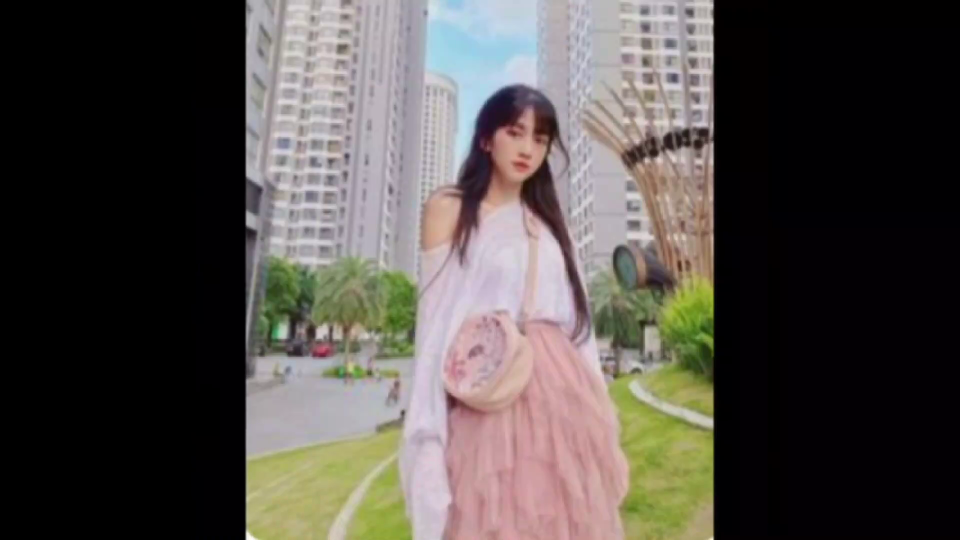
#> input picture frame 44 of Nhan dien khuon mat/project/videoCheck/video.mp4, 1920 x 1080 px, given in place of file.mp4, which was not available (shown at 1/2 size)
$ python bai3.py
#> lines starting #> are read from the running program, lines starting #| are printed output that depends on the picture; after the words box and inside, x2 and y2 are one past the last pixel; in counts of white or black regions, pixels touching at a corner belong together; pictures that were not available may be replaced by others from this repository, and a replacement may not be noted
import numpy as np # thay tên
import cv2

cap = cv2.VideoCapture("D:/Nam 1 - He/python/opencv/file.mp4")
num = 0
while True:
    ret, frame = cap.read() # chụp ảnh liên tiếp
#> frame is the input picture: shape (1080, 1920, 3); mean B, G, R 73, 76.9, 82.3
    #ret: true/false

    # set up khung hinh
    width = int(cap.get(3))
    height = int(cap.get(4))
    small_frame = cv2.resize(frame, (0, 0), fx = 0.5, fy = 0.5)
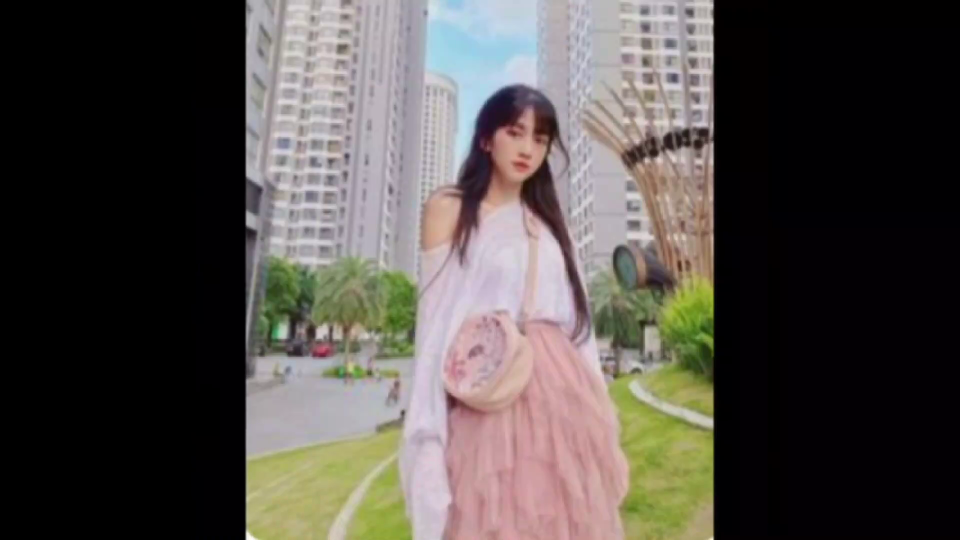
#> small_frame: shape (540, 960, 3); mean B, G, R 73.1, 77, 82.4


    image = np.zeros(frame.shape, np.uint8)
    image[:height//2, :width//2] = small_frame
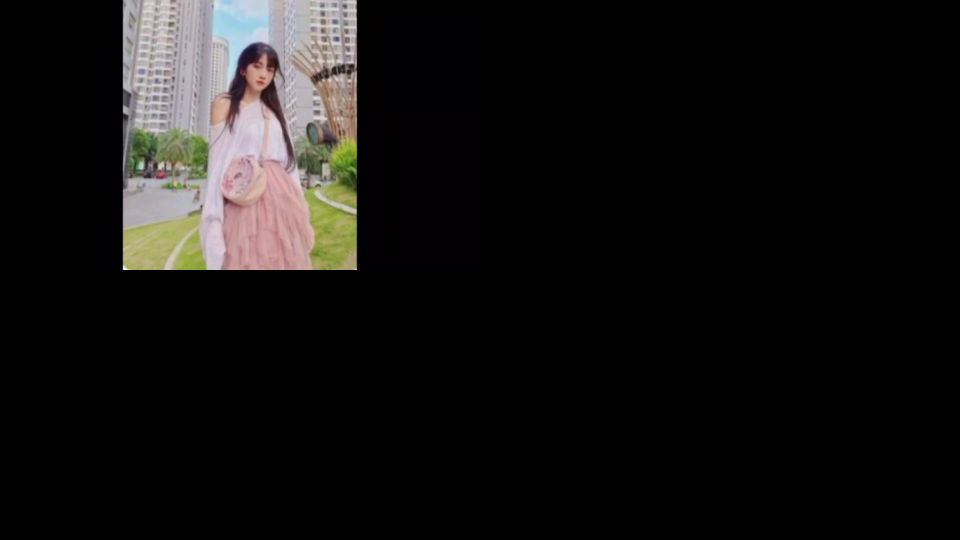
#> image: shape (1080, 1920, 3) (shown at 1/2 size); mean B, G, R 18.3, 19.2, 20.6
    # image[height//2:, :width//2] = cv2.rotate(small_frame, cv2.ROTATE_180)
    image[:height//2, width//2:] = cv2.rotate(small_frame, cv2.ROTATE_180)
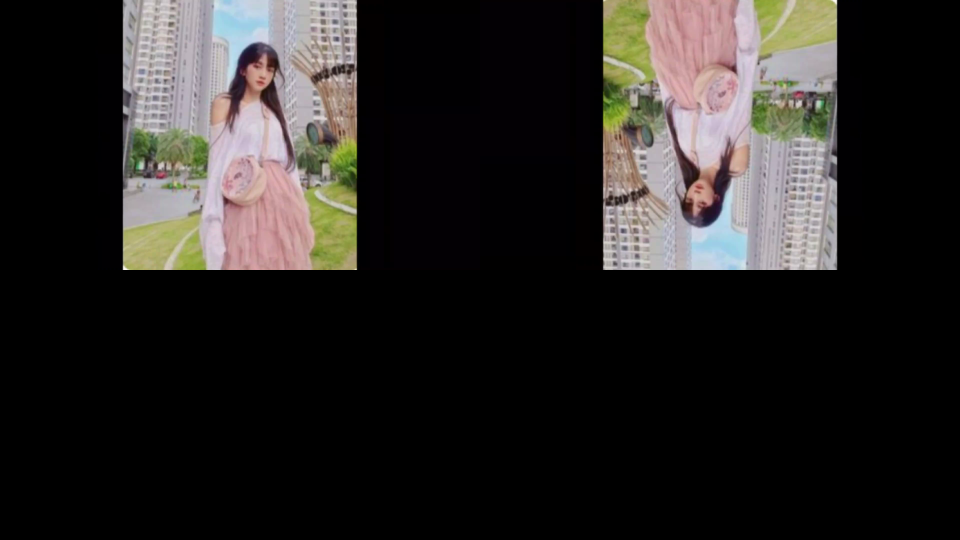
#> image: shape (1080, 1920, 3) (shown at 1/2 size); 19.68% of pixels changed, all inside (x1, y1, x2, y2) = (960, 0, 1729, 540)
    # image[height//2:, width//2:] = small_frame
    cv2.imshow("cua so cam", image)
    # cv2.imwrite(f"D:/Nam 1 - He/python/anh/{num}.PNG", frame)
    num += 1
    if cv2.waitKey(1) == ord("s"):
#> (key Esc is pressed here)
        break
cap.release()
cv2.destroyAllWindows() # dóng các cửa sổ

$ run again, starting later in the video
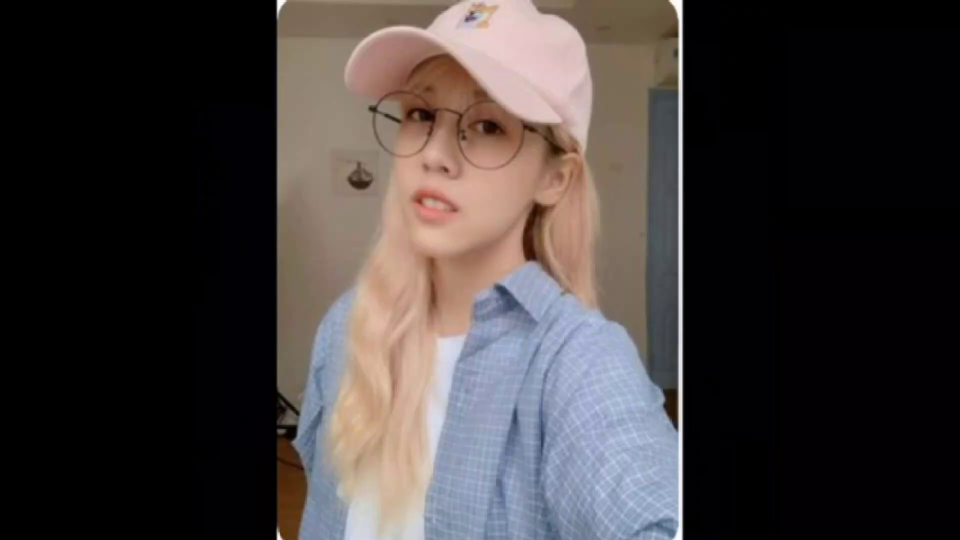
#> input picture frame 200 of Nhan dien khuon mat/project/videoCheck/video.mp4, 1920 x 1080 px, given in place of file.mp4, which was not available (shown at 1/2 size)
#> frame is the input picture: shape (1080, 1920, 3); mean B, G, R 58.2, 58.8, 65.5
#> `small_frame = cv2.resize(frame, (0, 0), fx = 0.5, fy = 0.5)`:
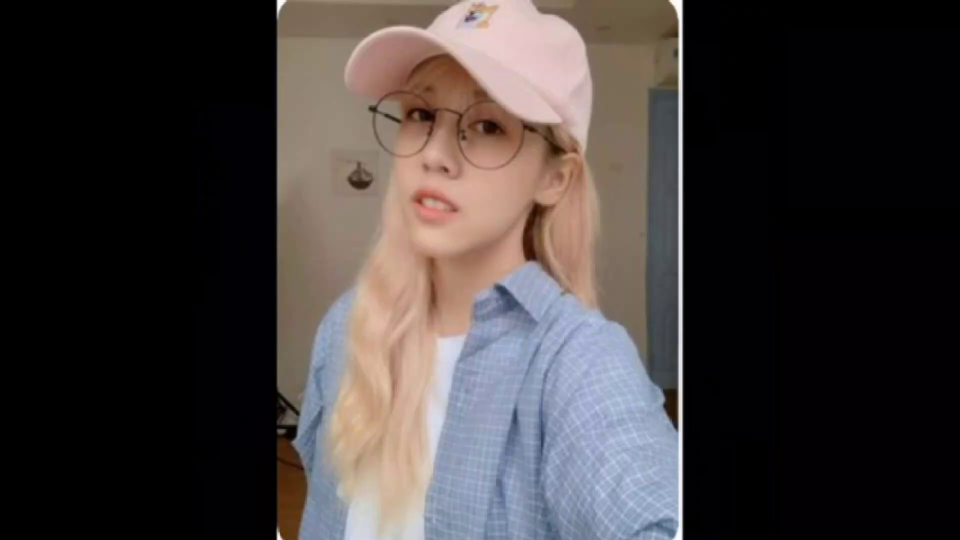
#> small_frame: shape (540, 960, 3); mean B, G, R 58.2, 58.9, 65.5
#> `image[:height//2, width//2:] = cv2.rotate(small_frame, cv2.ROTATE_180)`:
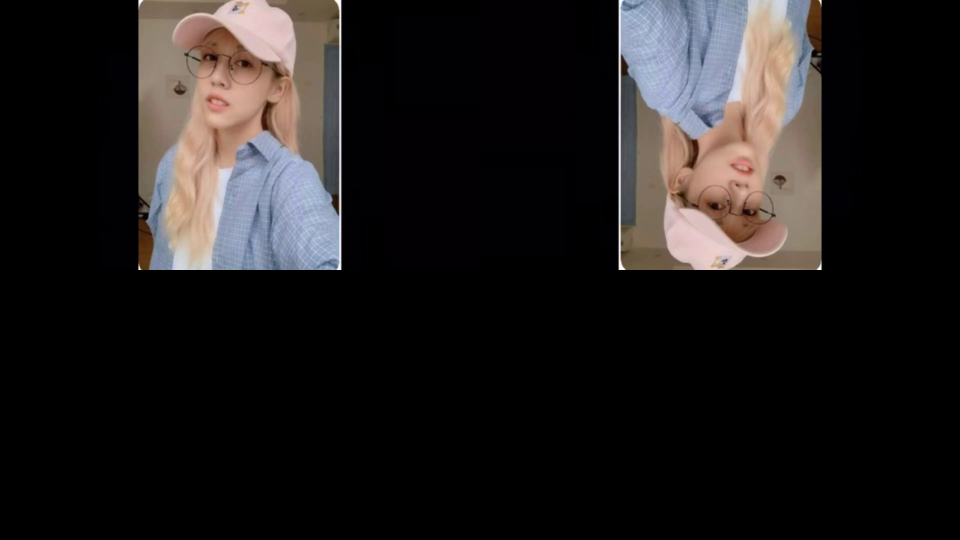
#> image: shape (1080, 1920, 3) (shown at 1/2 size); mean B, G, R 29.1, 29.4, 32.8

$ run again, starting later in the video
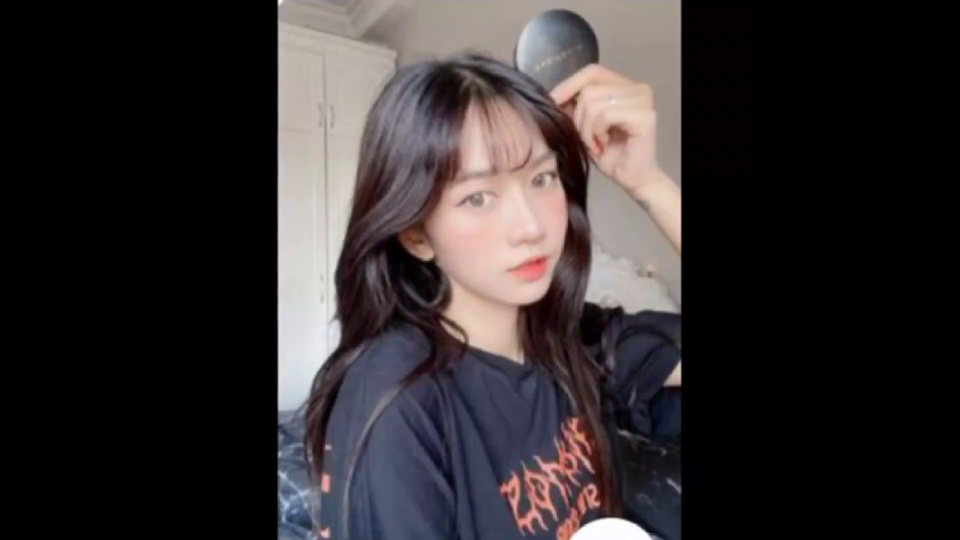
#> input picture frame 356 of Nhan dien khuon mat/project/videoCheck/video.mp4, 1920 x 1080 px, given in place of file.mp4, which was not available (shown at 1/2 size)
#> frame is the input picture: shape (1080, 1920, 3); mean B, G, R 47.5, 46.2, 51.6
#> `small_frame = cv2.resize(frame, (0, 0), fx = 0.5, fy = 0.5)`:
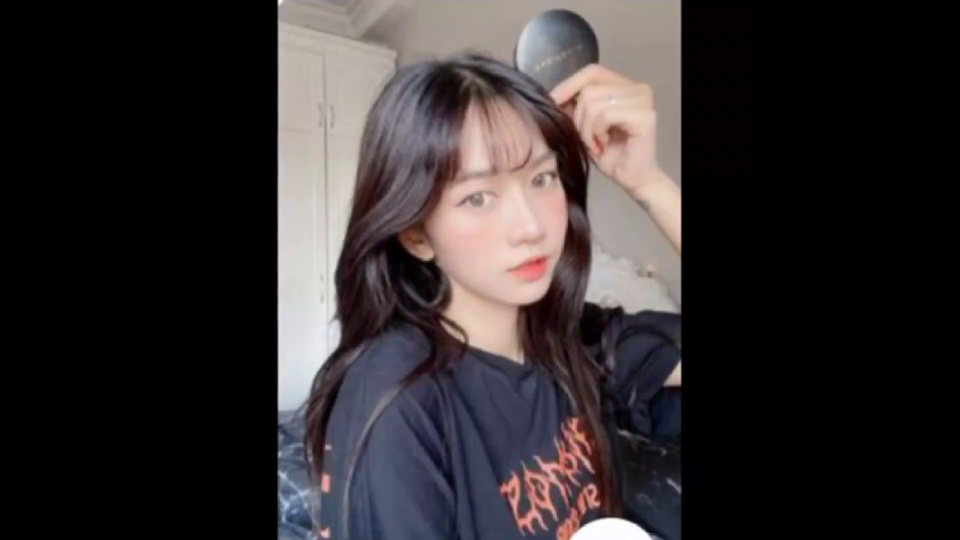
#> small_frame: shape (540, 960, 3); mean B, G, R 47.5, 46.3, 51.6
#> `image[:height//2, width//2:] = cv2.rotate(small_frame, cv2.ROTATE_180)`:
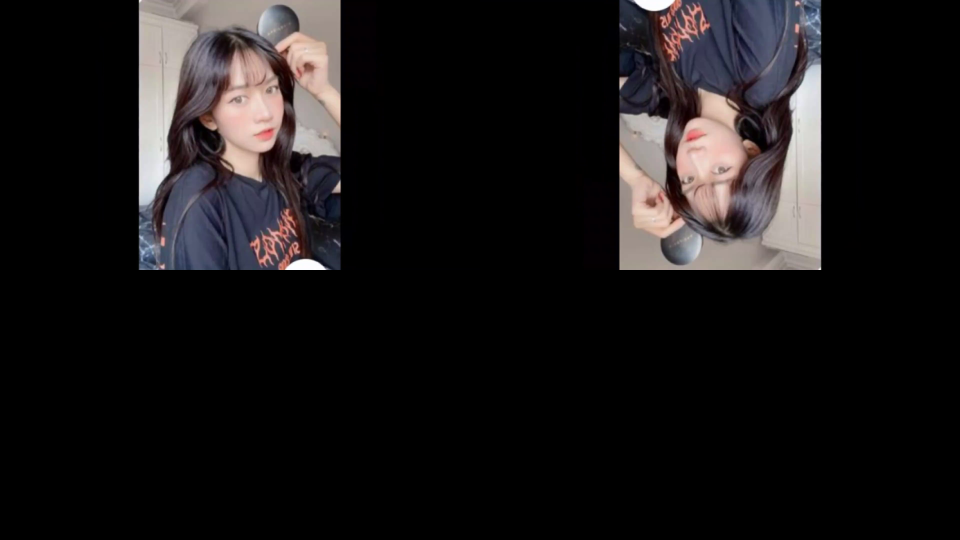
#> image: shape (1080, 1920, 3) (shown at 1/2 size); mean B, G, R 23.8, 23.1, 25.8
